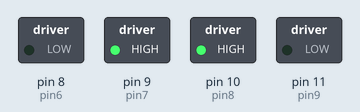
The sketch below on a simulated Arduino Uno, built with avr-gcc and run on an emulated ATmega328P. Shown: switched loads named in the sketch (green lamp = pin HIGH).

Above: at 0.1 s.
Timing chart, 0 to 1.6 s (numbered marks = the images above):
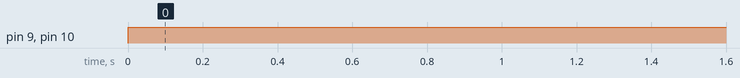

The sketch:

L298_TESt.ino
```cpp
int led = 13;
int pin6=8;//B2
int pin7=9;//B1
int pin8=10;//A2
int pin9=11;//A1
char BluetoothData;
void setup() {

pinMode(pin6,OUTPUT);
pinMode(pin7,OUTPUT);
pinMode(pin8,OUTPUT);
pinMode(pin9,OUTPUT);

Serial.begin(9600);
}
void loop() {


digitalWrite(pin6,LOW);
digitalWrite(pin7,HIGH);
digitalWrite(pin8,HIGH);
digitalWrite(pin9,LOW);

}
```

Measured:
- by itself, pin 9 (pin7), pin 10 (pin8): LOW → HIGH at 0.00 s
